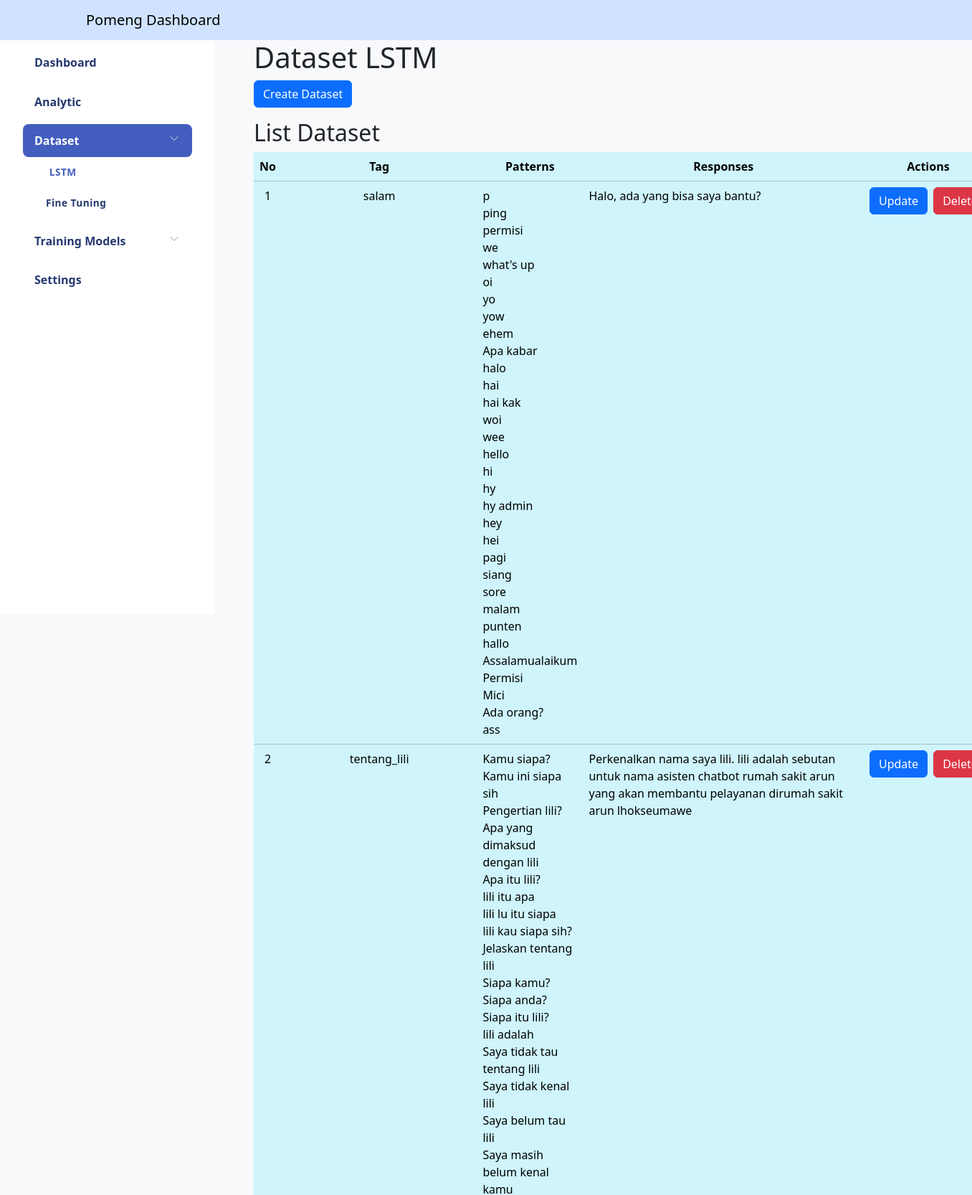
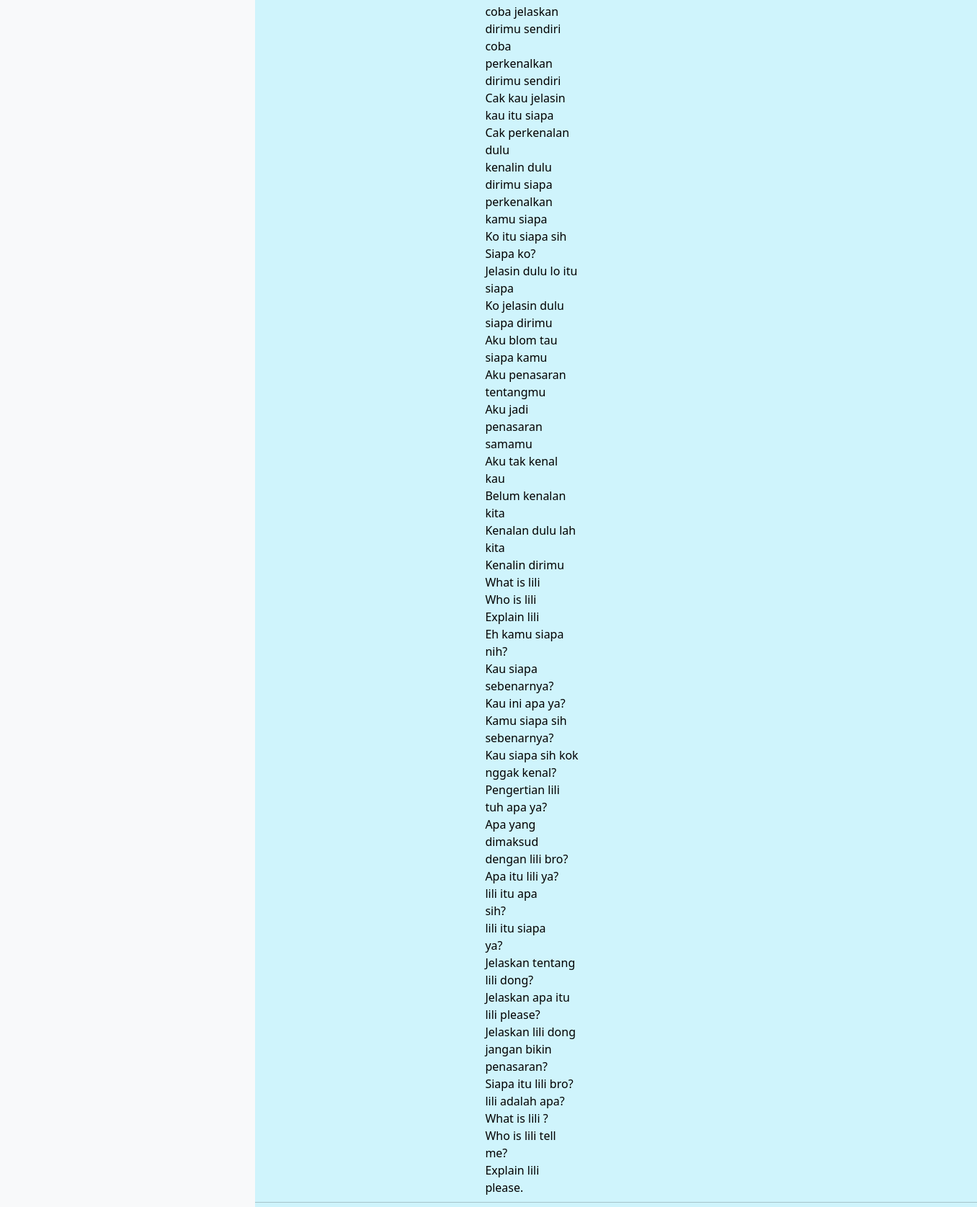
Page /dashboard/dataset (signed in, upper part) on the committed database (2 pictures, top to bottom).
### models/lstm_model.py (models this page shows, shortened)
class Intent(db.Model):
    id = db.Column(db.Integer, primary_key=True)
    tag = db.Column(db.String(80), nullable=False)
    patterns = db.Column(db.Text, nullable=False)
    responses = db.Column(db.Text, nullable=False)

### viewController/view_Lstm.py (the view)
@crud_bp.route('/dashboard/dataset')
@login_required
def read_intents():
    intents = Intent.query.all()
    return render_template('pages/dataset.html', intents=intents)

### app.py (called while the page is built)
def create_app():
    app = Flask(__name__)
    app.config['SQLALCHEMY_DATABASE_URI'] = 'sqlite:///site.db'
    app.config['SECRET_KEY'] = 'your_secret_key'
    db.init_app(app)
    migrate.init_app(app, db)
    login_manager.init_app(app)
    @login_manager.user_loader
    def load_user(user_id):
        return User.query.get(int(user_id))
    login_manager.login_view = 'auth.login'
    app.register_blueprint(auth_bp)
    app.register_blueprint(crud_bp)
    app.register_blueprint(fineTuning)
    app.register_blueprint(route_bp)
    return app

### templates/pages/dataset.html (shortened to what this page needs)
<!DOCTYPE html>
{% extends 'dashboard.html' %} {% block content %}
<header class="mb-3">
    <h1>Dataset LSTM</h1>
    <button type="button" class="btn btn-primary" id="create-btn" data-bs-toggle="modal" data-bs-target="#createModal">
        Create Dataset
    </button>
</header>
<section>
    <h2>List Dataset</h2>
    <table class="table table-info table-hover">
        <thead>
            <tr class="text-center">
                <th scope="col" style="width: 5%">No</th>
                <th scope="col" style="width: 15%">Tag</th>
                <th scope="col" style="width: 35%">Patterns</th>
                <th scope="col" style="width: 30%">Responses</th>
                <th scope="col" style="width: 15%">Actions</th>
            </tr>
        </thead>
        <tbody>
            {% for intent in intents %}
            <tr>
                <td class="text-center" id="dataset-id" data-id="{{ intent.id }}">{{ loop.index }}</td>
                <td class="text-center">{{ intent.tag }}</td>
                <td>
                    <div class="pattern-container">
                        {% for pattern in intent.patterns.split(',') %}
                        <span class="pattern-item">{{ pattern.strip() }}</span><br />
                        {% endfor %}
                    </div>
                </td>
                <td class="text-start">{{ intent.responses }}</td>
                <td>
                    <div class="d-flex justify-content-center align-items-center gap-2">
                        <button
                            type="button"
                            class="btn btn-primary open-update-modal-button"
                            data-id="{{ intent.id }}"
                            data-tag="{{ intent.tag }}"
                            data-patterns="{{ intent.patterns }}"
                            data-responses="{{ intent.responses }}"
                            data-bs-toggle="modal"
                            data-bs-target="#updateModal"
                        >
                            Update
                        </button>
                        <form id="delete-form" method="POST" style="margin: 0">
                            <button
                                type="submit"
                                class="btn btn-danger"
                                onclick="return confirm('Are you sure you want to delete this intent?')"
                            >
                                Delete
                            </button>
                        </form>
                    </div>
                </td>
            </tr>
            {% endfor %}
        </tbody>
    </table>
</section>
{% endblock content %}

### templates/dashboard.html (shortened to what this page needs)
<!DOCTYPE html>
<html lang="en">
    <head>
        <link
            href="https://cdn.jsdelivr.net/npm/bootstrap@5.3.3/dist/css/bootstrap.min.css"
            rel="stylesheet"
        />
        <link rel="stylesheet" href="{{ url_for('static', filename='css/dashboard-style.css') }}" />
    </head>
    <body class="bg-body-tertiary" style="min-height: 100vh">
        <header class="navbar navbar-expand-lg bg-primary-subtle">
            <div class="container">
                <a class="navbar-brand" href="#">Pomeng Dashboard</a>
            </div>
        </header>
        <div class="row me-0 h-100">
            {% include 'partials/sidebar.html' %}
            <main class="col-9">
                <div class="container" id="content">{% block content %} {% endblock content %}</div>
            </main>
        </div>
    </body>
</html>

### templates/partials/sidebar.html (shortened to what this page needs)
<aside class="col-3" id="sidebar">
    <div class="sidebar-wrapper active">
        <nav class="sidebar-menu">
            <div class="menu">
                <div class="sidebar-item">
                    <a href="{{ url_for('route.dashboard') }}" class="sidebar-link">Dashboard</a>
                </div>
                <div class="sidebar-item">
                    <a href="#" class="sidebar-link">Analytic</a>
                </div>
                <div class="sidebar-item has-sub">
                    <div class="sidebar-link"><span>Dataset</span></div>
                    <div class="submenu">
                        <div class="submenu-item">
                            <a href="{{ url_for('crud_bp.read_intents') }}" class="submenu-link">LSTM</a>
                        </div>
                        <div class="submenu-item">
                            <a href="#" class="submenu-link">Fine Tuning</a>
                        </div>
                    </div>
                </div>
                <div class="sidebar-item has-sub">
                    <div class="sidebar-link"><span>Training Models</span></div>
                </div>
                <div class="sidebar-item">
                    <a href="#" class="sidebar-link">Settings</a>
                </div>
            </div>
        </nav>
    </div>
</aside>

### static/css/dashboard-style.css (style rules this page uses)
#sidebar .sidebar-wrapper { left: -300px; }
.sidebar-wrapper { width: 300px; height: 100vh; position: fixed; overflow-y: auto; background-color: #fff; transition: left 0.7s cubic-bezier(0.22, 1, 0.36, 1); }
.sidebar-wrapper .sidebar-menu .menu { padding-left: 0; padding: 0 2rem; font-weight: 600; }
.sidebar-wrapper .sidebar-menu .menu .sidebar-item { list-style: none; padding-top: 0.5rem; position: relative; }
.sidebar-wrapper .sidebar-menu .menu .sidebar-item .sidebar-link { display: block; padding: 0.7rem 1rem; font-size: 1rem; display: flex; align-items: center; border-radius: 0.5rem; transition: all 0.5s; text-decoration: none; color: #25396f; }
.sidebar-wrapper .sidebar-menu .menu .sidebar-item.active > .sidebar-link { background-color: #435ebe; color: #fff; }
.sidebar-wrapper .sidebar-menu .menu .sidebar-item .submenu { list-style: none; max-height: 0; overflow: hidden; transition: all 0.5s; }
.sidebar-wrapper .sidebar-menu .menu .sidebar-item .submenu.submenu-open { max-height: var(--submenu-height); }
.sidebar-wrapper .sidebar-menu .menu .sidebar-item .submenu .submenu-item .submenu-link { padding: 0.7rem 2rem; display: block; color: #25396f; font-size: 0.85rem; font-weight: 600; text-decoration: none; letter-spacing: 0.5px; transition: all 0.3s; }
.sidebar-wrapper .sidebar-menu .menu .sidebar-item.has-sub, .sidebar-wrapper .sidebar-menu .menu .sidebar-item .submenu .submenu-item.has-sub { overflow: hidden; position: relative; }
.sidebar-wrapper .sidebar-menu .menu .sidebar-item.has-sub > .sidebar-link:after { position: absolute; color: #ccc; right: 15px; display: block; }
@media screen and (min-width: 1200px) { #sidebar .sidebar-wrapper { left: 0; } }

### rows in the picture
Intent: tag "salam", strip "p" "ping" "permisi" "we" "what's up" "oi" "yo" "yow" "ehem" "Apa kabar" "halo" "hai" "hai kak" "woi" "wee" "hello" "hi" "hy" "hy admin" "hey" "hei" "pagi" "siang" "sore" "malam" "punten" "hallo" "Assalamualaikum" "Permisi" "Mici" "Ada orang?" "ass", responses "Halo, ada yang bisa saya bantu?"
Intent: tag "tentang_lili", strip "Kamu siapa?" "Kamu ini siapa sih" "Pengertian lili?" "Apa yang dimaksud dengan lili" "Apa itu lili?" "lili itu apa" "lili lu itu siapa" "lili kau siapa sih?" "Jelaskan tentang lili" "Siapa kamu?" "Siapa anda?" "Siapa itu lili?" "lili adalah" "Saya tidak tau tentang lili" "Saya tidak kenal lili" "Saya belum tau lili" "Saya masih belum kenal kamu" "coba jelaskan dirimu sendiri" "coba perkenalkan dirimu sendiri" "Cak kau jelasin kau itu siapa" "Cak perkenalan dulu" "kenalin dulu dirimu siapa" "perkenalkan kamu siapa" "Ko itu siapa sih" "Siapa ko?" "Jelasin dulu lo itu siapa" "Ko jelasin dulu siapa dirimu" "Aku blom tau siapa kamu" "Aku penasaran tentangmu" "Aku jadi penasaran samamu" "Aku tak kenal kau" "Belum kenalan kita" "Kenalan dulu lah kita" "Kenalin dirimu" "What is lili" "Who is lili" "Explain lili" "Eh kamu siapa nih?" "Kau siapa sebenarnya?" "Kau ini apa ya?" "Kamu siapa sih sebenarnya?" "Kau siapa sih kok nggak kenal?" "Pengertian lili tuh apa ya?" "Apa yang dimaksud dengan lili bro?" "Apa itu lili ya?" "lili itu apa" "sih?" "lili itu siapa" "ya?" "Jelaskan tentang lili dong?" "Jelaskan apa itu lili please?" "Jelaskan lili dong jangan bikin penasaran?" "Siapa itu lili bro?" "lili adalah apa?" "What is lili ?" "Who is lili tell me?" "Explain lili" "please.", responses "Perkenalkan nama saya lili. lili adalah sebutan untuk nama asisten chatbot rumah sakit arun yang akan membantu pelayanan dirumah sakit arun lhokseumawe"
